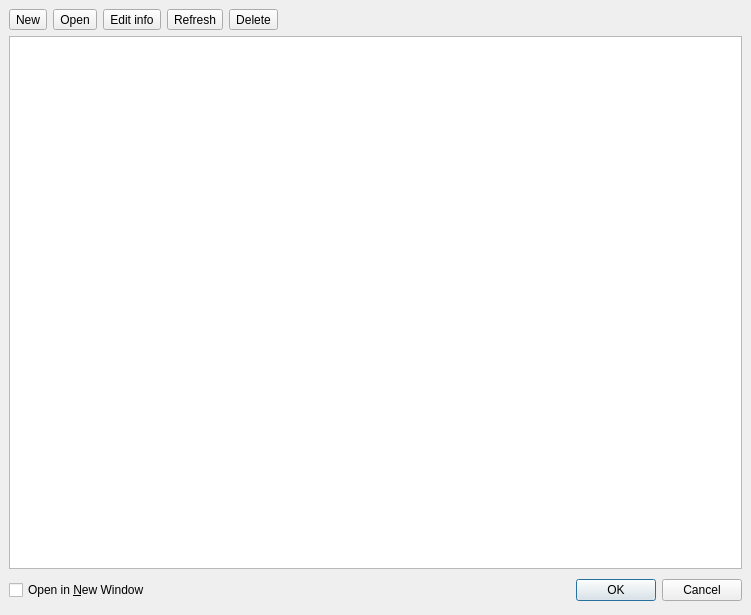
<ui version="4.0" >
 <author></author>
 <comment></comment>
 <exportmacro></exportmacro>
 <class>ListDialog</class>
 <widget class="QDialog" name="ListDialog" >
  <property name="geometry" >
   <rect>
    <x>0</x>
    <y>0</y>
    <width>751</width>
    <height>615</height>
   </rect>
  </property>
  <property name="windowTitle" >
   <string>Select post</string>
  </property>
  <layout class="QVBoxLayout" >
   <property name="margin" >
    <number>9</number>
   </property>
   <property name="spacing" >
    <number>6</number>
   </property>
   <item>
    <layout class="QHBoxLayout" >
     <property name="margin" >
      <number>0</number>
     </property>
     <property name="spacing" >
      <number>6</number>
     </property>
     <item>
      <widget class="QToolButton" name="tbNew" >
       <property name="text" >
        <string>New</string>
       </property>
       <property name="toolButtonStyle" >
        <enum>Qt::ToolButtonTextUnderIcon</enum>
       </property>
      </widget>
     </item>
     <item>
      <widget class="QToolButton" name="tbOpen" >
       <property name="text" >
        <string>Open</string>
       </property>
       <property name="toolButtonStyle" >
        <enum>Qt::ToolButtonTextUnderIcon</enum>
       </property>
      </widget>
     </item>
     <item>
      <widget class="QToolButton" name="tbEditInfo" >
       <property name="text" >
        <string>Edit info</string>
       </property>
       <property name="toolButtonStyle" >
        <enum>Qt::ToolButtonTextUnderIcon</enum>
       </property>
      </widget>
     </item>
     <item>
      <widget class="QToolButton" name="tbRefresh" >
       <property name="text" >
        <string>Refresh</string>
       </property>
       <!--property name="icon" >
        <iconset/>
       </property-->
       <property name="toolButtonStyle" >
        <enum>Qt::ToolButtonTextUnderIcon</enum>
       </property>
       <property name="arrowType" >
        <enum>Qt::NoArrow</enum>
       </property>
      </widget>
     </item>
     <item>
      <widget class="QToolButton" name="tbDelete" >
       <property name="text" >
        <string>Delete</string>
       </property>
       <!--property name="icon" >
        <iconset/>
       </property-->
       <property name="toolButtonStyle" >
        <enum>Qt::ToolButtonTextUnderIcon</enum>
       </property>
      </widget>
     </item>
     <item>
      <spacer>
       <property name="orientation" >
        <enum>Qt::Horizontal</enum>
       </property>
       <property name="sizeHint" >
        <size>
         <width>431</width>
         <height>20</height>
        </size>
       </property>
      </spacer>
     </item>
    </layout>
   </item>
   <item>
    <layout class="QVBoxLayout" >
     <property name="margin" >
      <number>0</number>
     </property>
     <property name="spacing" >
      <number>6</number>
     </property>
     <item>
      <widget class="QListWidget" name="listWidget" />
     </item>
     <item>
      <layout class="QHBoxLayout" >
       <property name="margin" >
        <number>0</number>
       </property>
       <property name="spacing" >
        <number>6</number>
       </property>
       <item>
        <widget class="QCheckBox" name="chNewWindow" >
         <property name="text" >
          <string>Open in &amp;New Window</string>
         </property>
        </widget>
       </item>
       <item>
        <spacer>
         <property name="orientation" >
          <enum>Qt::Horizontal</enum>
         </property>
         <property name="sizeHint" >
          <size>
           <width>175</width>
           <height>31</height>
          </size>
         </property>
        </spacer>
       </item>
       <item>
        <widget class="QPushButton" name="okButton" >
         <property name="text" >
          <string>OK</string>
         </property>
        </widget>
       </item>
       <item>
        <widget class="QPushButton" name="cancelButton" >
         <property name="text" >
          <string>Cancel</string>
         </property>
        </widget>
       </item>
      </layout>
     </item>
    </layout>
   </item>
  </layout>
 </widget>
 <pixmapfunction></pixmapfunction>
 <tabstops>
  <tabstop>listWidget</tabstop>
  <tabstop>tbNew</tabstop>
  <tabstop>tbOpen</tabstop>
  <tabstop>tbEditInfo</tabstop>
  <tabstop>tbRefresh</tabstop>
  <tabstop>tbDelete</tabstop>
  <tabstop>chNewWindow</tabstop>
  <tabstop>okButton</tabstop>
  <tabstop>cancelButton</tabstop>
 </tabstops>
 <resources/>
 <connections>
  <connection>
   <sender>okButton</sender>
   <signal>clicked()</signal>
   <receiver>ListDialog</receiver>
   <slot>accept()</slot>
   <hints>
    <hint type="sourcelabel" >
     <x>652</x>
     <y>550</y>
    </hint>
    <hint type="destinationlabel" >
     <x>96</x>
     <y>254</y>
    </hint>
   </hints>
  </connection>
  <connection>
   <sender>cancelButton</sender>
   <signal>clicked()</signal>
   <receiver>ListDialog</receiver>
   <slot>reject()</slot>
   <hints>
    <hint type="sourcelabel" >
     <x>739</x>
     <y>550</y>
    </hint>
    <hint type="destinationlabel" >
     <x>179</x>
     <y>282</y>
    </hint>
   </hints>
  </connection>
 </connections>
</ui>
